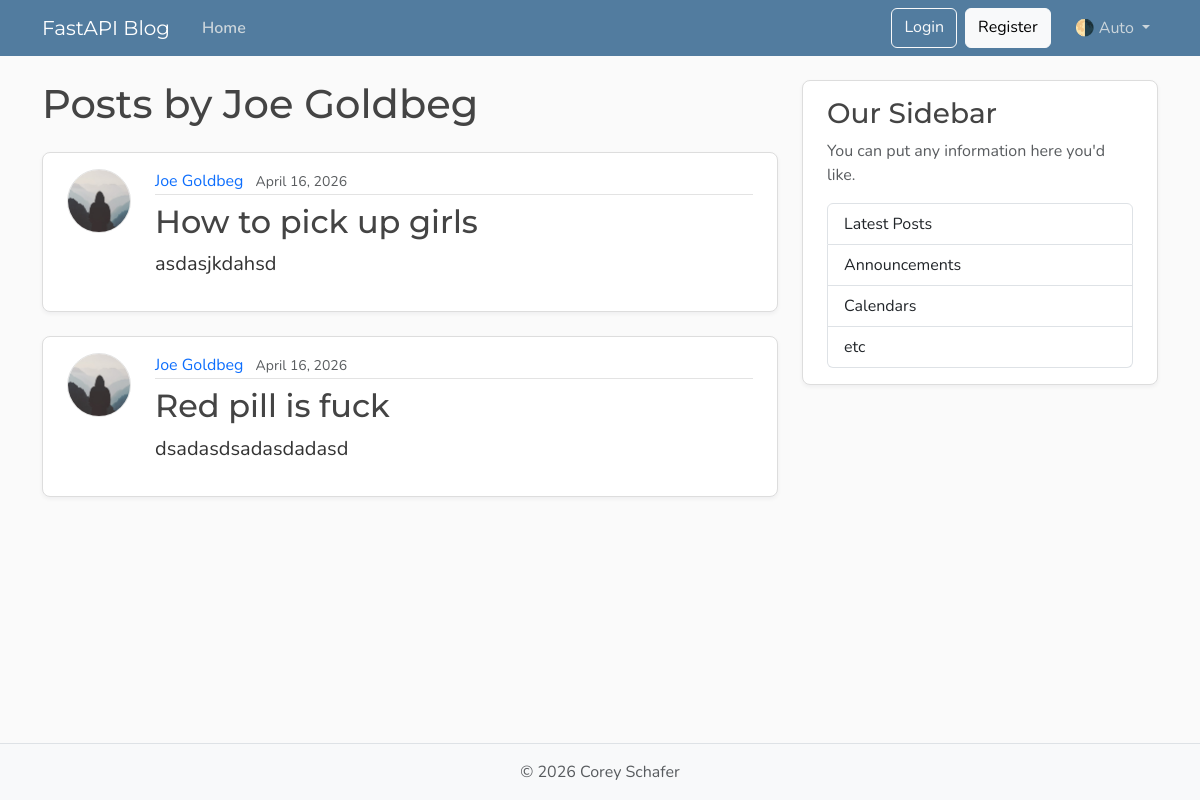
The page /users/2/posts on the database as committed earlier.
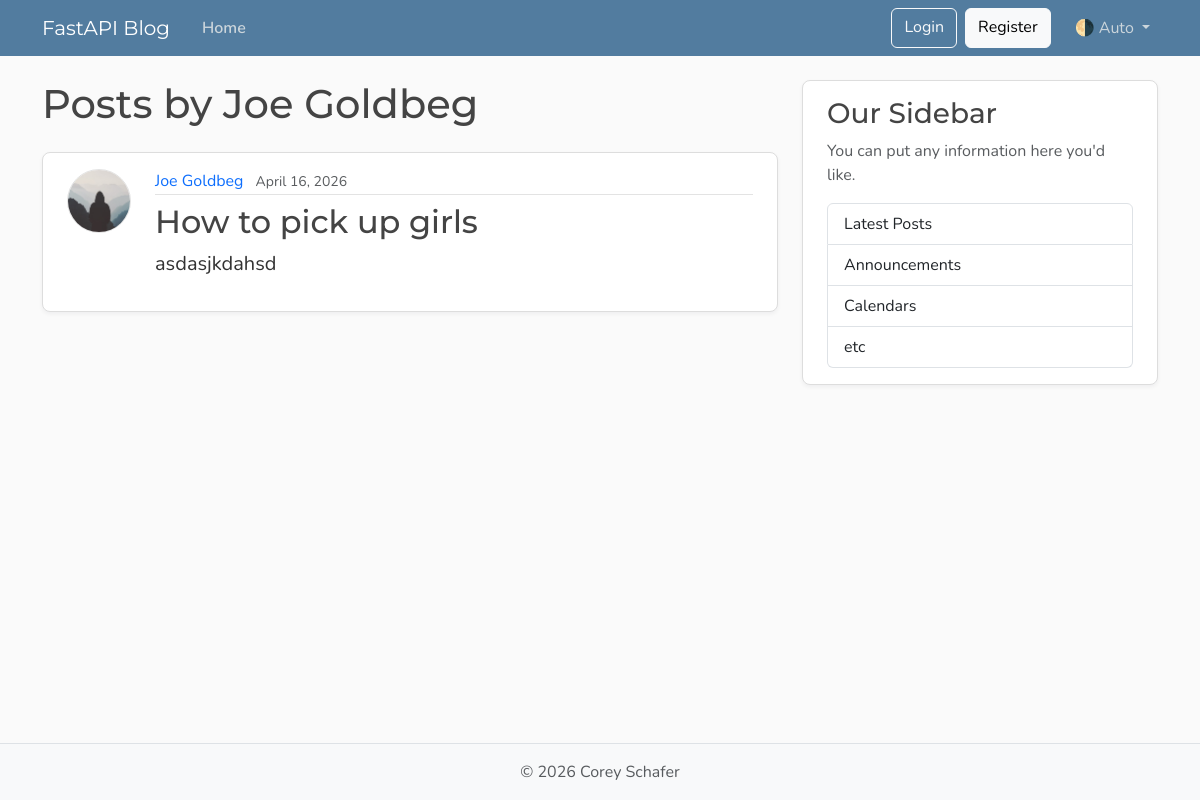
The same page on the database as committed later.
### models/entities/schemas.py (models this page shows, shortened)
class Post(Base):
    __tablename__ = "posts"
    id: Mapped[int] = mapped_column(Integer, primary_key=True, index=True)
    title: Mapped[str] = mapped_column(String(100), nullable=False)
    content: Mapped[str] = mapped_column(Text, nullable=False)
    user_id: Mapped[int] = mapped_column(
        ForeignKey("users.id"),
        nullable=False,
        index=True,
    )
    date_posted: Mapped[datetime] = mapped_column(
        DateTime(timezone=True),
        default=lambda: datetime.now(UTC),
    )
    author: Mapped[User] = relationship(back_populates="posts", lazy="joined")

class User(Base):
    __tablename__ = "users"
    id: Mapped[int] = mapped_column(Integer, primary_key=True, index=True)
    username: Mapped[str] = mapped_column(String(50), unique=True, nullable=False)
    email: Mapped[str] = mapped_column(String(120), unique=True, nullable=False)
    image_file: Mapped[str | None] = mapped_column(
        String(200),
        nullable=True,
        default=None,
    )
    posts: Mapped[list[Post]] = relationship(back_populates="author")

### main.py (the view)
@app.get("/users/{user_id}/posts", include_in_schema=False, name="user_posts")
def user_posts_page(request: Request, user_id: int):
    connection = DBConnectionHandler()
    repo = UserRepository(connection)
    posts = repo.select_user_post(user_id)
    user = repo.select_user(user_id)
    if posts and user:
        return templates.TemplateResponse(
            request,
            "user_posts.html",
            {"posts": posts, "user": user, "title": f"{user.username}'s Posts"},
        )
    raise HTTPException(status_code=status.HTTP_404_NOT_FOUND, detail="User not found")

### templates/user_posts.html
{% extends "layout.html" %}
{% block content %}
  <h1 class="mb-4">Posts by {{ user.username }}</h1>
  {% for post in posts %}
    <article class="content-section py-3 px-4 mb-4">
      <div class="d-flex align-items-start gap-4">
        <img class="rounded-circle article-img flex-shrink-0"
             src="{{ post.author.image_path }}"
             alt="{{ post.author.username }}'s profile picture"
             width="64"
             height="64"
             loading="lazy">
        <div class="flex-grow-1">
          <div class="article-metadata mb-2">
            <a class="me-2"
               href="{{ url_for('user_posts', user_id=post.author.id) }}">{{ post.author.username }}</a>
            <small class="text-body-secondary">{{ post.date_posted.strftime("%B %d, %Y") }}</small>
          </div>
          <h2>
            <a class="article-title"
               href="{{ url_for('post_html', id=post.id) }}">{{ post.title }}</a>
          </h2>
          <p class="article-content">{{ post.content }}</p>
        </div>
      </div>
    </article>
  {% else %}
    <p class="text-body-secondary">No posts by this user yet.</p>
  {% endfor %}
{% endblock content %}

Rows that differ between the two databases and show on the page:
no longer on this page (row edited): Post: author.username "Joe Goldbeg", date_posted "April 16, 2026", title "Red pill is fuck", content "dsadasdsadasdadasd"
